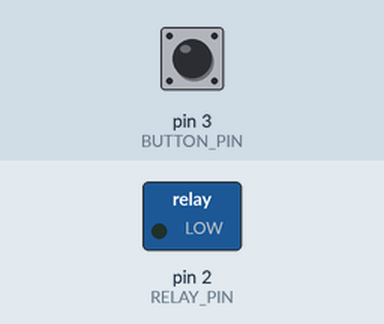
This sketch was run on a simulated Arduino Uno, built with avr-gcc and run on an emulated ATmega328P. On the bench: switched loads named in the sketch (green lamp = pin HIGH). The inputs (shaded band) are chosen by the test bench; at power-on: pin 3 (BUTTON_PIN) HIGH.

Above: at 1.2 s.
1.3 s: pin 3 (BUTTON_PIN) pulled LOW for 0.15 s
At 2.5 s:
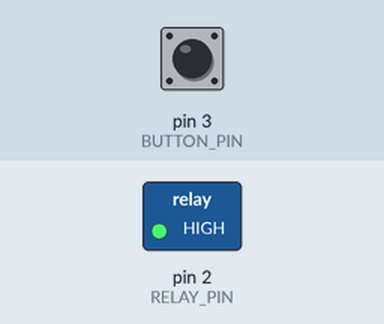
2.9 s: pin 3 (BUTTON_PIN) pulled LOW for 1 s
At 3.9 s:
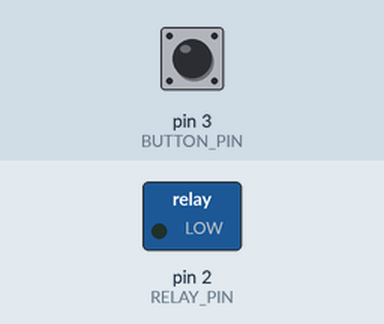
5.4 s: pin 3 (BUTTON_PIN) pulled LOW for 3.2 s
At 5.8 s:
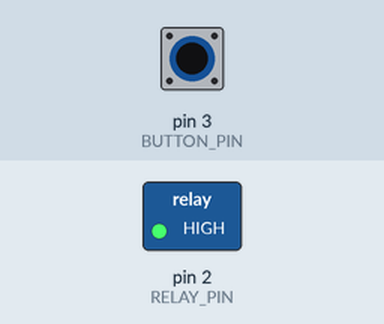
Timing chart, 0 to 8.4 s (numbered marks = the images above; inputs shaded):
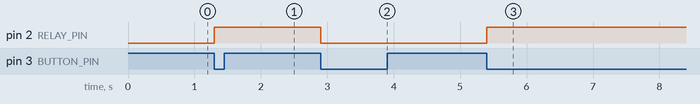

The sketch:

Final_Project_Kelompok_3.ino
```cpp
int BUTTON_PIN = 3;
int RELAY_PIN  = 2;

int relayState = LOW;
int lastButtonState;
int currentButtonState;

void setup() {
  Serial.begin(9600);
  pinMode(BUTTON_PIN, INPUT_PULLUP);
  pinMode(RELAY_PIN, OUTPUT);

  currentButtonState = digitalRead(BUTTON_PIN);
}

void loop() {
  lastButtonState    = currentButtonState;
  currentButtonState = digitalRead(BUTTON_PIN);

  if(lastButtonState == HIGH && currentButtonState == LOW) {
    relayState = !relayState;

    // control relay arccoding to the toggled state
    digitalWrite(RELAY_PIN, relayState);
  }
}
```

Measured:
- after the input at 1.3 s, pin 2 (RELAY_PIN): LOW → HIGH at once
- after the input at 2.9 s, pin 2 (RELAY_PIN): HIGH → LOW at once
- after the input at 5.4 s, pin 2 (RELAY_PIN): LOW → HIGH at once
